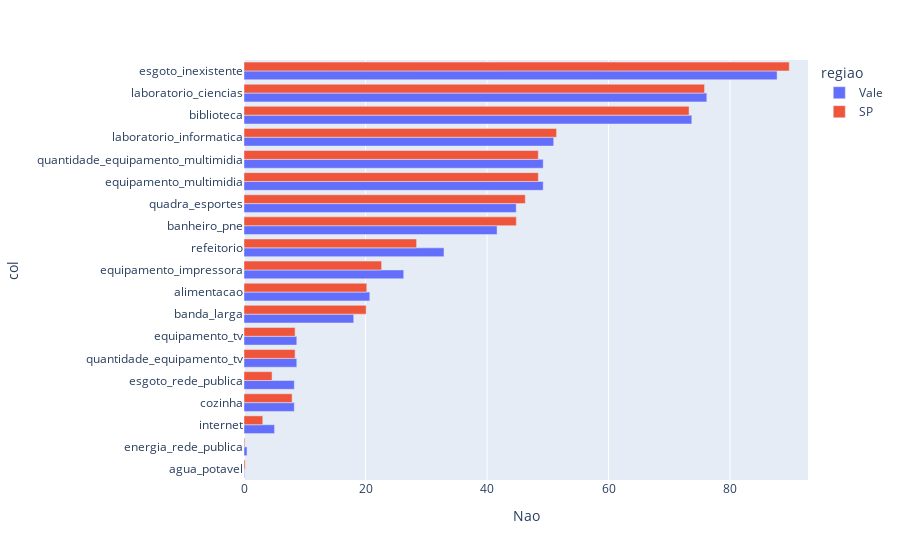

Write notebook code for a chart like this one.
### Code cell
fig = px.bar(df_plot.sort_values('Nao'), y='col',x='Nao', color='regiao',orientation='h')
fig.update_layout(
    hovermode='y unified',
    barmode="group",
    height=720 ,
#     width=,
)

### Figure 1 — Plotly figure (JSON) as saved in the notebook; plotly's stock layout.template omitted (floating-point values rounded to 4 significant figures)
{"data": [{"alignmentgroup": "True", "hovertemplate": "regiao=Vale<br>Nao=%{x}<br>col=%{y}<extra></extra>", "legendgroup": "Vale", "marker": {"color": "#636efa"}, "name": "Vale", "offsetgroup": "Vale", "orientation": "h", "showlegend": true, "textposition": "auto", "type": "bar", "x": [0.09, 0.5, 5.03, 8.28, 8.28, 8.69, 8.69, 18.06, 20.71, 26.29, 32.92, 41.66, 44.81, 49.25, 49.25, 50.98, 73.71, 76.18, 87.75], "xaxis": "x", "y": ["agua_potavel", "energia_rede_publica", "internet", "cozinha", "esgoto_rede_publica", "quantidade_equipamento_tv", "equipamento_tv", "banda_larga", "alimentacao", "equipamento_impressora", "refeitorio", "banheiro_pne", "quadra_esportes", "equipamento_multimidia", "quantidade_equipamento_multimidia", "laboratorio_informatica", "biblioteca", "laboratorio_ciencias", "esgoto_inexistente"], "yaxis": "y"}, {"alignmentgroup": "True", "hovertemplate": "regiao=SP<br>Nao=%{x}<br>col=%{y}<extra></extra>", "legendgroup": "SP", "marker": {"color": "#EF553B"}, "name": "SP", "offsetgroup": "SP", "orientation": "h", "showlegend": true, "textposition": "auto", "type": "bar", "x": [0.13, 0.19, 3.09, 4.62, 7.92, 8.41, 8.41, 20.1, 20.21, 22.65, 28.41, 44.83, 46.3, 48.45, 48.45, 51.45, 73.26, 75.81, 89.7, 89.75, 89.76], "xaxis": "x", "y": ["energia_rede_publica", "agua_potavel", "internet", "esgoto_rede_publica", "cozinha", "equipamento_tv", "quantidade_equipamento_tv", "banda_larga", "alimentacao", "equipamento_impressora", "refeitorio", "banheiro_pne", "quadra_esportes", "quantidade_equipamento_multimidia", "equipamento_multimidia", "laboratorio_informatica", "biblioteca", "laboratorio_ciencias", "agua_inexistente", "esgoto_inexistente", "energia_inexistente"], "yaxis": "y"}], "layout": {"autosize": true, "barmode": "group", "hovermode": "y unified", "legend": {"title": {"text": "regiao"}, "tracegroupgap": 0}, "margin": {"t": 60}, "xaxis": {"anchor": "y", "autorange": false, "domain": [0, 1], "range": [0, 92.84], "title": {"text": "Nao"}, "type": "linear"}, "yaxis": {"anchor": "x", "autorange": false, "domain": [0, 1], "range": [-0.5, 18.49], "title": {"text": "col"}, "type": "category"}}}
